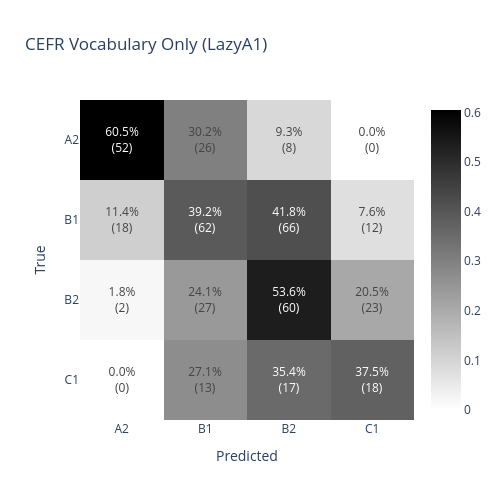

The notebook cell saved with this chart:
### Code cell
from sklearn.metrics import precision_recall_fscore_support, confusion_matrix
import plotly.graph_objects as go
import numpy as np

# Load test data
test_ds = load_dataset("json", data_files=r"C:\Users\coope\Documents\Learner_Writing_Classification\cefr_lexical_sophistication\cefr-lexical-sophistication-main\wai_data\cefr_vocab_data\test_cefr_LazyA1.jsonl", split="train")

# convert CEFR vocab data to a vector and add as cefr_vec
cefr_keys = ["cefr_A1", "cefr_A2", "cefr_B1", "cefr_B2", "cefr_C1", "cefr_C2"]
test_ds = test_ds.map(lambda x: {"cefr_vec": [x[k] for k in cefr_keys]})
test_ds = test_ds.remove_columns(cefr_keys)

# drop A1 data from dataset (as I am comparing with Write and Improve data which does not have A1 data)
test_ds = test_ds.filter(lambda x: x["label"] != "A1")

label_map = {"A2": 0, "B1": 1, "B2": 2, "C1": 3}
test_ds = test_ds.map(lambda x: {"labels": label_map[x["label"]]})
test_ds = test_ds.select_columns(["cefr_vec", "labels"])

# Get predictions
X_test = np.array(test_ds["cefr_vec"])
all_labels = list(test_ds["labels"])
all_preds = list(clf.predict(X_test))

# Calculate metrics
precision, recall, f1, support = precision_recall_fscore_support(all_labels, all_preds, average=None)
labels = ["A2", "B1", "B2", "C1"]

print("Per-class metrics:")
for i, label in enumerate(labels):
    print(f"{label}: Precision={precision[i]:.3f}, Recall={recall[i]:.3f}, F1={f1[i]:.3f}")

# Overall metrics
precision_macro, recall_macro, f1_macro, _ = precision_recall_fscore_support(all_labels, all_preds, average="macro")
print(f"\nMacro average: Precision={precision_macro:.3f}, Recall={recall_macro:.3f}, F1={f1_macro:.3f}")

# Confusion matrix
cm = confusion_matrix(all_labels, all_preds)
# Normalize by row (true labels) to get proportions
cm_normalized = cm.astype("float") / cm.sum(axis=1)[:, np.newaxis]

# Create text annotations with both count and percentage
annotations = []
for i in range(len(labels)):
    row = []
    for j in range(len(labels)):
        row.append(f"{cm_normalized[i][j]*100:.1f}%<br>({cm[i][j]})")
    annotations.append(row)

# Create plotly heatmap (black = high, white = low)
fig = go.Figure(data=go.Heatmap(
    z=cm_normalized,
    x=labels,
    y=labels,
    colorscale=[[0, "white"], [1, "black"]],
    text=annotations,
    texttemplate="%{text}",
    textfont={"size": 12},
    hovertemplate="True: %{y}<br>Predicted: %{x}<br>Proportion: %{z:.2f}<extra></extra>"
))

fig.update_layout(
    title="CEFR Vocabulary Only (LazyA1)",
    xaxis_title="Predicted",
    yaxis_title="True",
    xaxis={"side": "bottom"},
    yaxis={"autorange": "reversed"},
    width=500,
    height=500
)

fig.show()

### Figure 1 — Plotly figure (JSON) as saved in the notebook; plotly's stock layout.template omitted (floating-point values rounded to 4 significant figures)
{"data": [{"colorscale": [[0, "white"], [1, "black"]], "hovertemplate": "True: %{y}<br>Predicted: %{x}<br>Proportion: %{z:.2f}<extra></extra>", "text": [["60.5%<br>(52)", "30.2%<br>(26)", "9.3%<br>(8)", "0.0%<br>(0)"], ["11.4%<br>(18)", "39.2%<br>(62)", "41.8%<br>(66)", "7.6%<br>(12)"], ["1.8%<br>(2)", "24.1%<br>(27)", "53.6%<br>(60)", "20.5%<br>(23)"], ["0.0%<br>(0)", "27.1%<br>(13)", "35.4%<br>(17)", "37.5%<br>(18)"]], "textfont": {"size": 12}, "texttemplate": "%{text}", "type": "heatmap", "x": ["A2", "B1", "B2", "C1"], "y": ["A2", "B1", "B2", "C1"], "z": [[0.6047, 0.3023, 0.09302, 0.0], [0.1139, 0.3924, 0.4177, 0.07595], [0.01786, 0.2411, 0.5357, 0.2054], [0.0, 0.2708, 0.3542, 0.375]]}], "layout": {"height": 500, "title": {"text": "CEFR Vocabulary Only (LazyA1)"}, "width": 500, "xaxis": {"side": "bottom", "title": {"text": "Predicted"}}, "yaxis": {"autorange": "reversed", "title": {"text": "True"}}}}
